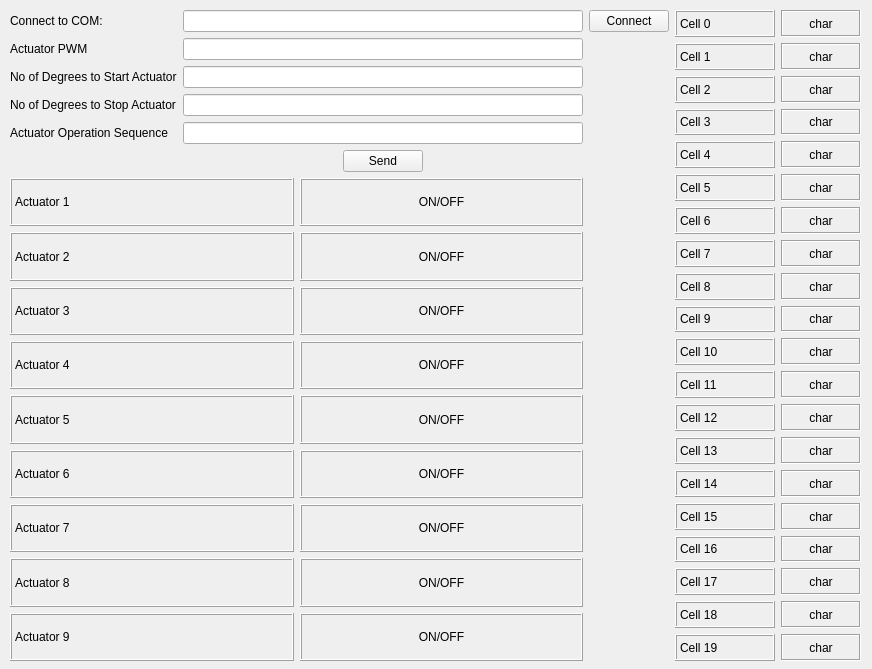
<?xml version="1.0" encoding="UTF-8"?>
<ui version="4.0">
 <class>MainWindow</class>
 <widget class="QMainWindow" name="MainWindow">
  <property name="geometry">
   <rect>
    <x>0</x>
    <y>0</y>
    <width>872</width>
    <height>669</height>
   </rect>
  </property>
  <property name="sizePolicy">
   <sizepolicy hsizetype="Fixed" vsizetype="Fixed">
    <horstretch>0</horstretch>
    <verstretch>0</verstretch>
   </sizepolicy>
  </property>
  <property name="maximumSize">
   <size>
    <width>872</width>
    <height>669</height>
   </size>
  </property>
  <property name="windowTitle">
   <string>MainWindow</string>
  </property>
  <widget class="QWidget" name="centralwidget">
   <property name="sizePolicy">
    <sizepolicy hsizetype="Fixed" vsizetype="Fixed">
     <horstretch>0</horstretch>
     <verstretch>0</verstretch>
    </sizepolicy>
   </property>
   <property name="minimumSize">
    <size>
     <width>872</width>
     <height>669</height>
    </size>
   </property>
   <property name="maximumSize">
    <size>
     <width>872</width>
     <height>669</height>
    </size>
   </property>
   <widget class="QWidget" name="gridLayoutWidget">
    <property name="geometry">
     <rect>
      <x>10</x>
      <y>10</y>
      <width>851</width>
      <height>651</height>
     </rect>
    </property>
    <layout class="QGridLayout" name="gridLayout">
     <property name="sizeConstraint">
      <enum>QLayout::SetMinimumSize</enum>
     </property>
     <item row="5" column="2">
      <spacer name="horizontalSpacer">
       <property name="orientation">
        <enum>Qt::Horizontal</enum>
       </property>
       <property name="sizeType">
        <enum>QSizePolicy::Minimum</enum>
       </property>
       <property name="sizeHint" stdset="0">
        <size>
         <width>40</width>
         <height>20</height>
        </size>
       </property>
      </spacer>
     </item>
     <item row="0" column="3" rowspan="7">
      <layout class="QGridLayout" name="gridLayout_4">
       <item row="10" column="0">
        <widget class="QLabel" name="label_c10">
         <property name="minimumSize">
          <size>
           <width>100</width>
           <height>0</height>
          </size>
         </property>
         <property name="frameShape">
          <enum>QFrame::Box</enum>
         </property>
         <property name="frameShadow">
          <enum>QFrame::Raised</enum>
         </property>
         <property name="text">
          <string>Cell 10</string>
         </property>
        </widget>
       </item>
       <item row="16" column="2">
        <widget class="QLabel" name="label_c16_char">
         <property name="frameShape">
          <enum>QFrame::Box</enum>
         </property>
         <property name="frameShadow">
          <enum>QFrame::Sunken</enum>
         </property>
         <property name="text">
          <string>char</string>
         </property>
         <property name="alignment">
          <set>Qt::AlignCenter</set>
         </property>
        </widget>
       </item>
       <item row="13" column="0">
        <widget class="QLabel" name="label_c13">
         <property name="minimumSize">
          <size>
           <width>100</width>
           <height>0</height>
          </size>
         </property>
         <property name="frameShape">
          <enum>QFrame::Box</enum>
         </property>
         <property name="frameShadow">
          <enum>QFrame::Raised</enum>
         </property>
         <property name="text">
          <string>Cell 13</string>
         </property>
        </widget>
       </item>
       <item row="19" column="2">
        <widget class="QLabel" name="label_c19_char">
         <property name="frameShape">
          <enum>QFrame::Box</enum>
         </property>
         <property name="frameShadow">
          <enum>QFrame::Sunken</enum>
         </property>
         <property name="text">
          <string>char</string>
         </property>
         <property name="alignment">
          <set>Qt::AlignCenter</set>
         </property>
        </widget>
       </item>
       <item row="0" column="0">
        <widget class="QLabel" name="label_c0">
         <property name="minimumSize">
          <size>
           <width>100</width>
           <height>0</height>
          </size>
         </property>
         <property name="frameShape">
          <enum>QFrame::Box</enum>
         </property>
         <property name="frameShadow">
          <enum>QFrame::Raised</enum>
         </property>
         <property name="text">
          <string>Cell 0</string>
         </property>
        </widget>
       </item>
       <item row="9" column="2">
        <widget class="QLabel" name="label_c9_char">
         <property name="frameShape">
          <enum>QFrame::Box</enum>
         </property>
         <property name="frameShadow">
          <enum>QFrame::Sunken</enum>
         </property>
         <property name="text">
          <string>char</string>
         </property>
         <property name="alignment">
          <set>Qt::AlignCenter</set>
         </property>
        </widget>
       </item>
       <item row="19" column="0">
        <widget class="QLabel" name="label_c19">
         <property name="minimumSize">
          <size>
           <width>100</width>
           <height>0</height>
          </size>
         </property>
         <property name="frameShape">
          <enum>QFrame::Box</enum>
         </property>
         <property name="frameShadow">
          <enum>QFrame::Raised</enum>
         </property>
         <property name="text">
          <string>Cell 19</string>
         </property>
        </widget>
       </item>
       <item row="9" column="0">
        <widget class="QLabel" name="label_c9">
         <property name="minimumSize">
          <size>
           <width>100</width>
           <height>0</height>
          </size>
         </property>
         <property name="frameShape">
          <enum>QFrame::Box</enum>
         </property>
         <property name="frameShadow">
          <enum>QFrame::Raised</enum>
         </property>
         <property name="text">
          <string>Cell 9</string>
         </property>
        </widget>
       </item>
       <item row="6" column="0">
        <widget class="QLabel" name="label_c6">
         <property name="minimumSize">
          <size>
           <width>100</width>
           <height>0</height>
          </size>
         </property>
         <property name="frameShape">
          <enum>QFrame::Box</enum>
         </property>
         <property name="frameShadow">
          <enum>QFrame::Raised</enum>
         </property>
         <property name="text">
          <string>Cell 6</string>
         </property>
        </widget>
       </item>
       <item row="6" column="2">
        <widget class="QLabel" name="label_c6_char">
         <property name="frameShape">
          <enum>QFrame::Box</enum>
         </property>
         <property name="frameShadow">
          <enum>QFrame::Sunken</enum>
         </property>
         <property name="text">
          <string>char</string>
         </property>
         <property name="alignment">
          <set>Qt::AlignCenter</set>
         </property>
        </widget>
       </item>
       <item row="5" column="2">
        <widget class="QLabel" name="label_c5_char">
         <property name="frameShape">
          <enum>QFrame::Box</enum>
         </property>
         <property name="frameShadow">
          <enum>QFrame::Sunken</enum>
         </property>
         <property name="text">
          <string>char</string>
         </property>
         <property name="alignment">
          <set>Qt::AlignCenter</set>
         </property>
        </widget>
       </item>
       <item row="15" column="2">
        <widget class="QLabel" name="label_c15_char">
         <property name="frameShape">
          <enum>QFrame::Box</enum>
         </property>
         <property name="frameShadow">
          <enum>QFrame::Sunken</enum>
         </property>
         <property name="text">
          <string>char</string>
         </property>
         <property name="alignment">
          <set>Qt::AlignCenter</set>
         </property>
        </widget>
       </item>
       <item row="2" column="2">
        <widget class="QLabel" name="label_c2_char">
         <property name="frameShape">
          <enum>QFrame::Box</enum>
         </property>
         <property name="frameShadow">
          <enum>QFrame::Sunken</enum>
         </property>
         <property name="text">
          <string>char</string>
         </property>
         <property name="alignment">
          <set>Qt::AlignCenter</set>
         </property>
        </widget>
       </item>
       <item row="11" column="2">
        <widget class="QLabel" name="label_c11_char">
         <property name="frameShape">
          <enum>QFrame::Box</enum>
         </property>
         <property name="frameShadow">
          <enum>QFrame::Sunken</enum>
         </property>
         <property name="text">
          <string>char</string>
         </property>
         <property name="alignment">
          <set>Qt::AlignCenter</set>
         </property>
        </widget>
       </item>
       <item row="10" column="2">
        <widget class="QLabel" name="label_c10_char">
         <property name="frameShape">
          <enum>QFrame::Box</enum>
         </property>
         <property name="frameShadow">
          <enum>QFrame::Sunken</enum>
         </property>
         <property name="text">
          <string>char</string>
         </property>
         <property name="alignment">
          <set>Qt::AlignCenter</set>
         </property>
        </widget>
       </item>
       <item row="8" column="0">
        <widget class="QLabel" name="label_c8">
         <property name="minimumSize">
          <size>
           <width>100</width>
           <height>0</height>
          </size>
         </property>
         <property name="frameShape">
          <enum>QFrame::Box</enum>
         </property>
         <property name="frameShadow">
          <enum>QFrame::Raised</enum>
         </property>
         <property name="text">
          <string>Cell 8</string>
         </property>
        </widget>
       </item>
       <item row="3" column="2">
        <widget class="QLabel" name="label_c3_char">
         <property name="frameShape">
          <enum>QFrame::Box</enum>
         </property>
         <property name="frameShadow">
          <enum>QFrame::Sunken</enum>
         </property>
         <property name="text">
          <string>char</string>
         </property>
         <property name="alignment">
          <set>Qt::AlignCenter</set>
         </property>
        </widget>
       </item>
       <item row="3" column="0">
        <widget class="QLabel" name="label_c3">
         <property name="minimumSize">
          <size>
           <width>100</width>
           <height>0</height>
          </size>
         </property>
         <property name="frameShape">
          <enum>QFrame::Box</enum>
         </property>
         <property name="frameShadow">
          <enum>QFrame::Raised</enum>
         </property>
         <property name="text">
          <string>Cell 3</string>
         </property>
        </widget>
       </item>
       <item row="4" column="2">
        <widget class="QLabel" name="label_c4_char">
         <property name="frameShape">
          <enum>QFrame::Box</enum>
         </property>
         <property name="frameShadow">
          <enum>QFrame::Sunken</enum>
         </property>
         <property name="text">
          <string>char</string>
         </property>
         <property name="alignment">
          <set>Qt::AlignCenter</set>
         </property>
        </widget>
       </item>
       <item row="17" column="0">
        <widget class="QLabel" name="label_c17">
         <property name="minimumSize">
          <size>
           <width>100</width>
           <height>0</height>
          </size>
         </property>
         <property name="frameShape">
          <enum>QFrame::Box</enum>
         </property>
         <property name="frameShadow">
          <enum>QFrame::Raised</enum>
         </property>
         <property name="text">
          <string>Cell 17</string>
         </property>
        </widget>
       </item>
       <item row="13" column="2">
        <widget class="QLabel" name="label_c13_char">
         <property name="frameShape">
          <enum>QFrame::Box</enum>
         </property>
         <property name="frameShadow">
          <enum>QFrame::Sunken</enum>
         </property>
         <property name="text">
          <string>char</string>
         </property>
         <property name="alignment">
          <set>Qt::AlignCenter</set>
         </property>
        </widget>
       </item>
       <item row="12" column="2">
        <widget class="QLabel" name="label_c12_char">
         <property name="frameShape">
          <enum>QFrame::Box</enum>
         </property>
         <property name="frameShadow">
          <enum>QFrame::Sunken</enum>
         </property>
         <property name="text">
          <string>char</string>
         </property>
         <property name="alignment">
          <set>Qt::AlignCenter</set>
         </property>
        </widget>
       </item>
       <item row="5" column="0">
        <widget class="QLabel" name="label_c5">
         <property name="minimumSize">
          <size>
           <width>100</width>
           <height>0</height>
          </size>
         </property>
         <property name="frameShape">
          <enum>QFrame::Box</enum>
         </property>
         <property name="frameShadow">
          <enum>QFrame::Raised</enum>
         </property>
         <property name="text">
          <string>Cell 5</string>
         </property>
        </widget>
       </item>
       <item row="0" column="2">
        <widget class="QLabel" name="label_c0_char">
         <property name="minimumSize">
          <size>
           <width>80</width>
           <height>0</height>
          </size>
         </property>
         <property name="frameShape">
          <enum>QFrame::Box</enum>
         </property>
         <property name="frameShadow">
          <enum>QFrame::Sunken</enum>
         </property>
         <property name="text">
          <string>char</string>
         </property>
         <property name="alignment">
          <set>Qt::AlignCenter</set>
         </property>
        </widget>
       </item>
       <item row="17" column="2">
        <widget class="QLabel" name="label_c17_char">
         <property name="frameShape">
          <enum>QFrame::Box</enum>
         </property>
         <property name="frameShadow">
          <enum>QFrame::Sunken</enum>
         </property>
         <property name="text">
          <string>char</string>
         </property>
         <property name="alignment">
          <set>Qt::AlignCenter</set>
         </property>
        </widget>
       </item>
       <item row="7" column="2">
        <widget class="QLabel" name="label_c7_char">
         <property name="frameShape">
          <enum>QFrame::Box</enum>
         </property>
         <property name="frameShadow">
          <enum>QFrame::Sunken</enum>
         </property>
         <property name="text">
          <string>char</string>
         </property>
         <property name="alignment">
          <set>Qt::AlignCenter</set>
         </property>
        </widget>
       </item>
       <item row="18" column="0">
        <widget class="QLabel" name="label_c18">
         <property name="minimumSize">
          <size>
           <width>100</width>
           <height>0</height>
          </size>
         </property>
         <property name="frameShape">
          <enum>QFrame::Box</enum>
         </property>
         <property name="frameShadow">
          <enum>QFrame::Raised</enum>
         </property>
         <property name="text">
          <string>Cell 18</string>
         </property>
        </widget>
       </item>
       <item row="12" column="0">
        <widget class="QLabel" name="label_c12">
         <property name="minimumSize">
          <size>
           <width>100</width>
           <height>0</height>
          </size>
         </property>
         <property name="frameShape">
          <enum>QFrame::Box</enum>
         </property>
         <property name="frameShadow">
          <enum>QFrame::Raised</enum>
         </property>
         <property name="text">
          <string>Cell 12</string>
         </property>
        </widget>
       </item>
       <item row="1" column="2">
        <widget class="QLabel" name="label_c1_char">
         <property name="frameShape">
          <enum>QFrame::Box</enum>
         </property>
         <property name="frameShadow">
          <enum>QFrame::Sunken</enum>
         </property>
         <property name="text">
          <string>char</string>
         </property>
         <property name="alignment">
          <set>Qt::AlignCenter</set>
         </property>
        </widget>
       </item>
       <item row="11" column="0">
        <widget class="QLabel" name="label_c11">
         <property name="minimumSize">
          <size>
           <width>100</width>
           <height>0</height>
          </size>
         </property>
         <property name="frameShape">
          <enum>QFrame::Box</enum>
         </property>
         <property name="frameShadow">
          <enum>QFrame::Raised</enum>
         </property>
         <property name="text">
          <string>Cell 11</string>
         </property>
        </widget>
       </item>
       <item row="2" column="0">
        <widget class="QLabel" name="label_c2">
         <property name="minimumSize">
          <size>
           <width>100</width>
           <height>0</height>
          </size>
         </property>
         <property name="frameShape">
          <enum>QFrame::Box</enum>
         </property>
         <property name="frameShadow">
          <enum>QFrame::Raised</enum>
         </property>
         <property name="text">
          <string>Cell 2</string>
         </property>
        </widget>
       </item>
       <item row="18" column="2">
        <widget class="QLabel" name="label_c18_char">
         <property name="frameShape">
          <enum>QFrame::Box</enum>
         </property>
         <property name="frameShadow">
          <enum>QFrame::Sunken</enum>
         </property>
         <property name="text">
          <string>char</string>
         </property>
         <property name="alignment">
          <set>Qt::AlignCenter</set>
         </property>
        </widget>
       </item>
       <item row="8" column="2">
        <widget class="QLabel" name="label_c8_char">
         <property name="frameShape">
          <enum>QFrame::Box</enum>
         </property>
         <property name="frameShadow">
          <enum>QFrame::Sunken</enum>
         </property>
         <property name="text">
          <string>char</string>
         </property>
         <property name="alignment">
          <set>Qt::AlignCenter</set>
         </property>
        </widget>
       </item>
       <item row="1" column="0">
        <widget class="QLabel" name="label_c1">
         <property name="minimumSize">
          <size>
           <width>100</width>
           <height>0</height>
          </size>
         </property>
         <property name="frameShape">
          <enum>QFrame::Box</enum>
         </property>
         <property name="frameShadow">
          <enum>QFrame::Raised</enum>
         </property>
         <property name="text">
          <string>Cell 1</string>
         </property>
        </widget>
       </item>
       <item row="14" column="2">
        <widget class="QLabel" name="label_c14_char">
         <property name="frameShape">
          <enum>QFrame::Box</enum>
         </property>
         <property name="frameShadow">
          <enum>QFrame::Sunken</enum>
         </property>
         <property name="text">
          <string>char</string>
         </property>
         <property name="alignment">
          <set>Qt::AlignCenter</set>
         </property>
        </widget>
       </item>
       <item row="16" column="0">
        <widget class="QLabel" name="label_c16">
         <property name="minimumSize">
          <size>
           <width>100</width>
           <height>0</height>
          </size>
         </property>
         <property name="frameShape">
          <enum>QFrame::Box</enum>
         </property>
         <property name="frameShadow">
          <enum>QFrame::Raised</enum>
         </property>
         <property name="text">
          <string>Cell 16</string>
         </property>
        </widget>
       </item>
       <item row="7" column="0">
        <widget class="QLabel" name="label_c7">
         <property name="minimumSize">
          <size>
           <width>100</width>
           <height>0</height>
          </size>
         </property>
         <property name="frameShape">
          <enum>QFrame::Box</enum>
         </property>
         <property name="frameShadow">
          <enum>QFrame::Raised</enum>
         </property>
         <property name="text">
          <string>Cell 7</string>
         </property>
        </widget>
       </item>
       <item row="15" column="0">
        <widget class="QLabel" name="label_c15">
         <property name="minimumSize">
          <size>
           <width>100</width>
           <height>0</height>
          </size>
         </property>
         <property name="frameShape">
          <enum>QFrame::Box</enum>
         </property>
         <property name="frameShadow">
          <enum>QFrame::Raised</enum>
         </property>
         <property name="text">
          <string>Cell 15</string>
         </property>
        </widget>
       </item>
       <item row="14" column="0">
        <widget class="QLabel" name="label_c14">
         <property name="minimumSize">
          <size>
           <width>100</width>
           <height>0</height>
          </size>
         </property>
         <property name="frameShape">
          <enum>QFrame::Box</enum>
         </property>
         <property name="frameShadow">
          <enum>QFrame::Raised</enum>
         </property>
         <property name="text">
          <string>Cell 14</string>
         </property>
        </widget>
       </item>
       <item row="4" column="0">
        <widget class="QLabel" name="label_c4">
         <property name="minimumSize">
          <size>
           <width>100</width>
           <height>0</height>
          </size>
         </property>
         <property name="frameShape">
          <enum>QFrame::Box</enum>
         </property>
         <property name="frameShadow">
          <enum>QFrame::Raised</enum>
         </property>
         <property name="text">
          <string>Cell 4</string>
         </property>
        </widget>
       </item>
      </layout>
     </item>
     <item row="5" column="1">
      <layout class="QHBoxLayout" name="horizontalLayout_2">
       <item>
        <spacer name="horizontalSpacer_2">
         <property name="orientation">
          <enum>Qt::Horizontal</enum>
         </property>
         <property name="sizeHint" stdset="0">
          <size>
           <width>40</width>
           <height>20</height>
          </size>
         </property>
        </spacer>
       </item>
       <item>
        <widget class="QPushButton" name="pb_send">
         <property name="text">
          <string>Send</string>
         </property>
        </widget>
       </item>
       <item>
        <spacer name="horizontalSpacer_3">
         <property name="orientation">
          <enum>Qt::Horizontal</enum>
         </property>
         <property name="sizeHint" stdset="0">
          <size>
           <width>40</width>
           <height>20</height>
          </size>
         </property>
        </spacer>
       </item>
      </layout>
     </item>
     <item row="0" column="0">
      <widget class="QLabel" name="label_com">
       <property name="text">
        <string>Connect to COM:</string>
       </property>
      </widget>
     </item>
     <item row="0" column="1">
      <widget class="QLineEdit" name="lineEdit_com"/>
     </item>
     <item row="2" column="1">
      <widget class="QLineEdit" name="lineEdit_dgr_start"/>
     </item>
     <item row="6" column="0" colspan="2">
      <layout class="QGridLayout" name="gridLayout_3">
       <property name="sizeConstraint">
        <enum>QLayout::SetMinimumSize</enum>
       </property>
       <item row="2" column="1">
        <widget class="QLabel" name="label_act3_state">
         <property name="frameShape">
          <enum>QFrame::Box</enum>
         </property>
         <property name="frameShadow">
          <enum>QFrame::Raised</enum>
         </property>
         <property name="text">
          <string>ON/OFF</string>
         </property>
         <property name="alignment">
          <set>Qt::AlignCenter</set>
         </property>
        </widget>
       </item>
       <item row="4" column="1">
        <widget class="QLabel" name="label_act5_state">
         <property name="frameShape">
          <enum>QFrame::Box</enum>
         </property>
         <property name="frameShadow">
          <enum>QFrame::Raised</enum>
         </property>
         <property name="text">
          <string>ON/OFF</string>
         </property>
         <property name="alignment">
          <set>Qt::AlignCenter</set>
         </property>
        </widget>
       </item>
       <item row="3" column="1">
        <widget class="QLabel" name="label_act4_state">
         <property name="frameShape">
          <enum>QFrame::Box</enum>
         </property>
         <property name="frameShadow">
          <enum>QFrame::Raised</enum>
         </property>
         <property name="text">
          <string>ON/OFF</string>
         </property>
         <property name="alignment">
          <set>Qt::AlignCenter</set>
         </property>
        </widget>
       </item>
       <item row="0" column="1">
        <widget class="QLabel" name="label_act1_state">
         <property name="layoutDirection">
          <enum>Qt::LeftToRight</enum>
         </property>
         <property name="frameShape">
          <enum>QFrame::Box</enum>
         </property>
         <property name="frameShadow">
          <enum>QFrame::Raised</enum>
         </property>
         <property name="text">
          <string>ON/OFF</string>
         </property>
         <property name="alignment">
          <set>Qt::AlignCenter</set>
         </property>
        </widget>
       </item>
       <item row="5" column="1">
        <widget class="QLabel" name="label_act6_state">
         <property name="frameShape">
          <enum>QFrame::Box</enum>
         </property>
         <property name="frameShadow">
          <enum>QFrame::Raised</enum>
         </property>
         <property name="text">
          <string>ON/OFF</string>
         </property>
         <property name="alignment">
          <set>Qt::AlignCenter</set>
         </property>
        </widget>
       </item>
       <item row="8" column="1">
        <widget class="QLabel" name="label_act9_state">
         <property name="frameShape">
          <enum>QFrame::Box</enum>
         </property>
         <property name="frameShadow">
          <enum>QFrame::Raised</enum>
         </property>
         <property name="text">
          <string>ON/OFF</string>
         </property>
         <property name="alignment">
          <set>Qt::AlignCenter</set>
         </property>
        </widget>
       </item>
       <item row="1" column="1">
        <widget class="QLabel" name="label_act2_state">
         <property name="frameShape">
          <enum>QFrame::Box</enum>
         </property>
         <property name="frameShadow">
          <enum>QFrame::Raised</enum>
         </property>
         <property name="text">
          <string>ON/OFF</string>
         </property>
         <property name="alignment">
          <set>Qt::AlignCenter</set>
         </property>
        </widget>
       </item>
       <item row="6" column="1">
        <widget class="QLabel" name="label_act7_state">
         <property name="frameShape">
          <enum>QFrame::Box</enum>
         </property>
         <property name="frameShadow">
          <enum>QFrame::Raised</enum>
         </property>
         <property name="text">
          <string>ON/OFF</string>
         </property>
         <property name="alignment">
          <set>Qt::AlignCenter</set>
         </property>
        </widget>
       </item>
       <item row="7" column="1">
        <widget class="QLabel" name="label_act8_state">
         <property name="frameShape">
          <enum>QFrame::Box</enum>
         </property>
         <property name="frameShadow">
          <enum>QFrame::Raised</enum>
         </property>
         <property name="text">
          <string>ON/OFF</string>
         </property>
         <property name="alignment">
          <set>Qt::AlignCenter</set>
         </property>
        </widget>
       </item>
       <item row="0" column="0">
        <widget class="QLabel" name="label_act1">
         <property name="minimumSize">
          <size>
           <width>100</width>
           <height>0</height>
          </size>
         </property>
         <property name="frameShape">
          <enum>QFrame::Box</enum>
         </property>
         <property name="frameShadow">
          <enum>QFrame::Raised</enum>
         </property>
         <property name="text">
          <string>Actuator 1</string>
         </property>
        </widget>
       </item>
       <item row="1" column="0">
        <widget class="QLabel" name="label_act2">
         <property name="minimumSize">
          <size>
           <width>100</width>
           <height>0</height>
          </size>
         </property>
         <property name="frameShape">
          <enum>QFrame::Box</enum>
         </property>
         <property name="frameShadow">
          <enum>QFrame::Raised</enum>
         </property>
         <property name="text">
          <string>Actuator 2</string>
         </property>
        </widget>
       </item>
       <item row="2" column="0">
        <widget class="QLabel" name="label_act3">
         <property name="minimumSize">
          <size>
           <width>100</width>
           <height>0</height>
          </size>
         </property>
         <property name="frameShape">
          <enum>QFrame::Box</enum>
         </property>
         <property name="frameShadow">
          <enum>QFrame::Raised</enum>
         </property>
         <property name="text">
          <string>Actuator 3</string>
         </property>
        </widget>
       </item>
       <item row="3" column="0">
        <widget class="QLabel" name="label_act4">
         <property name="minimumSize">
          <size>
           <width>100</width>
           <height>0</height>
          </size>
         </property>
         <property name="frameShape">
          <enum>QFrame::Box</enum>
         </property>
         <property name="frameShadow">
          <enum>QFrame::Raised</enum>
         </property>
         <property name="text">
          <string>Actuator 4</string>
         </property>
        </widget>
       </item>
       <item row="4" column="0">
        <widget class="QLabel" name="label_act5">
         <property name="minimumSize">
          <size>
           <width>100</width>
           <height>0</height>
          </size>
         </property>
         <property name="frameShape">
          <enum>QFrame::Box</enum>
         </property>
         <property name="frameShadow">
          <enum>QFrame::Raised</enum>
         </property>
         <property name="text">
          <string>Actuator 5</string>
         </property>
        </widget>
       </item>
       <item row="5" column="0">
        <widget class="QLabel" name="label_act6">
         <property name="minimumSize">
          <size>
           <width>100</width>
           <height>0</height>
          </size>
         </property>
         <property name="frameShape">
          <enum>QFrame::Box</enum>
         </property>
         <property name="frameShadow">
          <enum>QFrame::Raised</enum>
         </property>
         <property name="text">
          <string>Actuator 6</string>
         </property>
        </widget>
       </item>
       <item row="6" column="0">
        <widget class="QLabel" name="label_act7">
         <property name="minimumSize">
          <size>
           <width>100</width>
           <height>0</height>
          </size>
         </property>
         <property name="frameShape">
          <enum>QFrame::Box</enum>
         </property>
         <property name="frameShadow">
          <enum>QFrame::Raised</enum>
         </property>
         <property name="text">
          <string>Actuator 7</string>
         </property>
        </widget>
       </item>
       <item row="7" column="0">
        <widget class="QLabel" name="label_act8">
         <property name="minimumSize">
          <size>
           <width>100</width>
           <height>0</height>
          </size>
         </property>
         <property name="frameShape">
          <enum>QFrame::Box</enum>
         </property>
         <property name="frameShadow">
          <enum>QFrame::Raised</enum>
         </property>
         <property name="text">
          <string>Actuator 8</string>
         </property>
        </widget>
       </item>
       <item row="8" column="0">
        <widget class="QLabel" name="label_act9">
         <property name="minimumSize">
          <size>
           <width>100</width>
           <height>0</height>
          </size>
         </property>
         <property name="frameShape">
          <enum>QFrame::Box</enum>
         </property>
         <property name="frameShadow">
          <enum>QFrame::Raised</enum>
         </property>
         <property name="text">
          <string>Actuator 9</string>
         </property>
        </widget>
       </item>
      </layout>
     </item>
     <item row="3" column="1">
      <widget class="QLineEdit" name="lineEdit_dgr_stop"/>
     </item>
     <item row="0" column="2">
      <widget class="QPushButton" name="pb_conn_ard">
       <property name="text">
        <string>Connect</string>
       </property>
      </widget>
     </item>
     <item row="1" column="0">
      <widget class="QLabel" name="label_pwm">
       <property name="minimumSize">
        <size>
         <width>100</width>
         <height>0</height>
        </size>
       </property>
       <property name="text">
        <string>Actuator PWM</string>
       </property>
      </widget>
     </item>
     <item row="2" column="0">
      <widget class="QLabel" name="label_dgr_start">
       <property name="minimumSize">
        <size>
         <width>100</width>
         <height>0</height>
        </size>
       </property>
       <property name="text">
        <string>No of Degrees to Start Actuator</string>
       </property>
      </widget>
     </item>
     <item row="3" column="0">
      <widget class="QLabel" name="label_dgr_stop">
       <property name="minimumSize">
        <size>
         <width>100</width>
         <height>0</height>
        </size>
       </property>
       <property name="text">
        <string>No of Degrees to Stop Actuator</string>
       </property>
      </widget>
     </item>
     <item row="6" column="2">
      <spacer name="verticalSpacer_2">
       <property name="orientation">
        <enum>Qt::Vertical</enum>
       </property>
       <property name="sizeHint" stdset="0">
        <size>
         <width>20</width>
         <height>40</height>
        </size>
       </property>
      </spacer>
     </item>
     <item row="1" column="1">
      <widget class="QLineEdit" name="lineEdit_pwm"/>
     </item>
     <item row="4" column="1">
      <widget class="QLineEdit" name="lineEdit_act_sequence"/>
     </item>
     <item row="4" column="0">
      <widget class="QLabel" name="label_act_sequence">
       <property name="minimumSize">
        <size>
         <width>100</width>
         <height>0</height>
        </size>
       </property>
       <property name="text">
        <string>Actuator Operation Sequence</string>
       </property>
      </widget>
     </item>
    </layout>
   </widget>
  </widget>
 </widget>
 <resources/>
 <connections/>
</ui>
